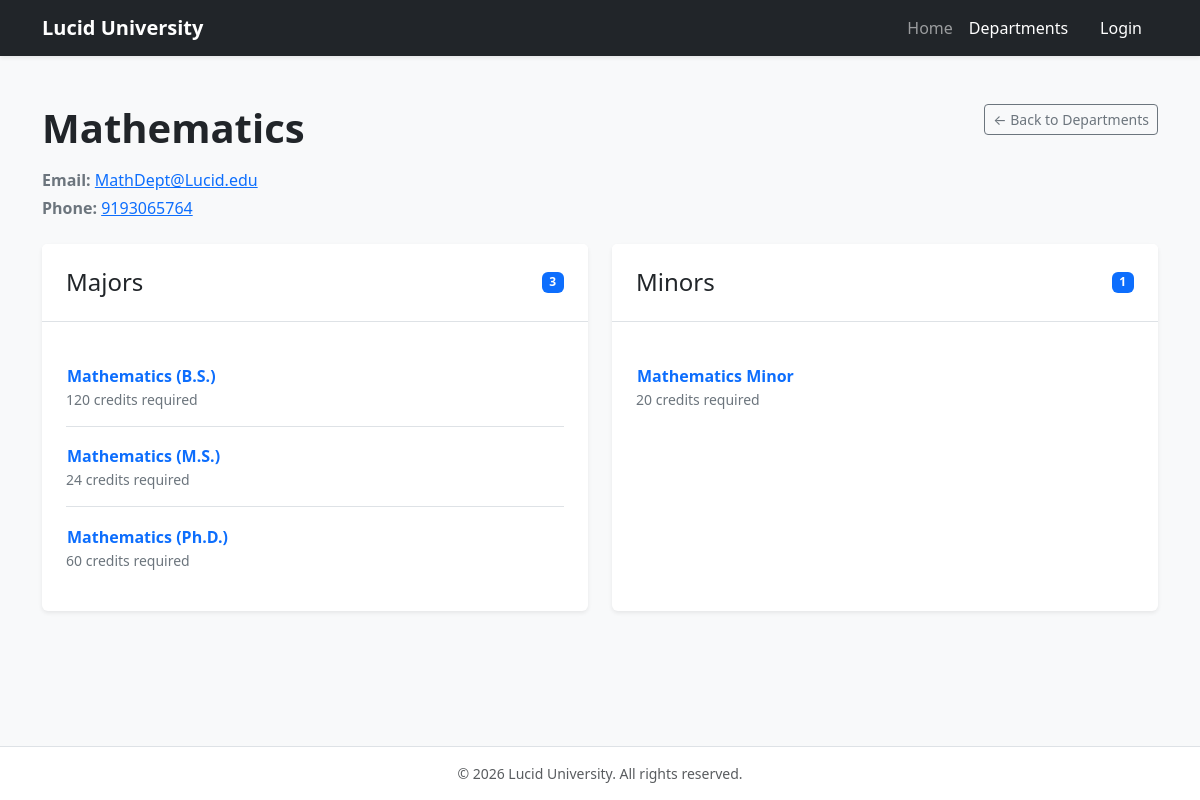
Page /department_details.php?department_id=5 on the committed database.
### tables this page shows
CREATE TABLE IF NOT EXISTS DEPARTMENT (
    Department_ID INT NOT NULL,
    Department_Name VARCHAR(100) NOT NULL,
    Department_Email VARCHAR(100) NOT NULL,
    Department_Phone VARCHAR(15) NOT NULL,
    Office_ID VARCHAR(15),
    Chair_ID INT,
    PRIMARY KEY (Department_ID),
    FOREIGN KEY (Office_ID) REFERENCES OFFICE(Office_ID) ON DELETE SET NULL,
    FOREIGN KEY (Chair_ID) REFERENCES FACULTY(Faculty_ID) ON DELETE SET NULL
);

CREATE TABLE IF NOT EXISTS MAJORS (
    Major_ID INT NOT NULL,
    Department_ID INT NOT NULL,
    Major_Name VARCHAR(100) NOT NULL,
    Program_Level ENUM('Undergraduate', 'Graduate', 'Ph.D.') NOT NULL DEFAULT 'Undergraduate',
    No_Credits_Required INT NOT NULL,
    PRIMARY KEY (Major_ID),
    FOREIGN KEY (Department_ID) REFERENCES DEPARTMENT(Department_ID) ON DELETE CASCADE
);

CREATE TABLE IF NOT EXISTS MINORS (
    Minor_ID INT NOT NULL,
    Department_ID INT NOT NULL,
    Minor_Name VARCHAR(100) NOT NULL,
    Program_Level ENUM('Undergraduate', 'Graduate', 'Ph.D.') NOT NULL DEFAULT 'Undergraduate',
    No_Credits_Required INT NOT NULL,
    PRIMARY KEY (Minor_ID),
    FOREIGN KEY (Department_ID) REFERENCES DEPARTMENT(Department_ID) ON DELETE CASCADE
);

### includes/department_helpers.php (called while the page is built, shortened)
<?php
require_once __DIR__ . '/ui_helpers.php';
function getDepartmentById(mysqli $conn, int $departmentId): ?array
{
    $stmt = $conn->prepare(
        'SELECT Department_ID, Department_Name, Department_Email, Department_Phone
         FROM DEPARTMENT
         WHERE Department_ID = ?'
    );
    $stmt->bind_param('i', $departmentId);
    $stmt->execute();
    $department = $stmt->get_result()->fetch_assoc();
    return $department ?: null;
}
function getMajorsByDepartment(mysqli $conn, int $departmentId): array
{
    $stmt = $conn->prepare(
        'SELECT Major_ID, Major_Name, No_Credits_Required
         FROM MAJORS
         WHERE Department_ID = ?
         ORDER BY Major_Name ASC'
    );
    $stmt->bind_param('i', $departmentId);
    $stmt->execute();
    $majors = $stmt->get_result()->fetch_all(MYSQLI_ASSOC);
    return $majors;
}
function getMinorsByDepartment(mysqli $conn, int $departmentId): array
{
    $stmt = $conn->prepare(
        'SELECT Minor_ID, Minor_Name, No_Credits_Required
         FROM MINORS
         WHERE Department_ID = ?
         ORDER BY Minor_Name ASC'
    );
    $stmt->bind_param('i', $departmentId);
    $stmt->execute();
    $minors = $stmt->get_result()->fetch_all(MYSQLI_ASSOC);
    return $minors;
}

### includes/ui_helpers.php (called while the page is built, shortened)
<?php
function escapeHtml(mixed $value): string {
    return htmlspecialchars((string)$value, ENT_QUOTES, 'UTF-8');
}

### department_details.php (shortened to what this page needs)
<?php
require_once __DIR__ . '/includes/department_helpers.php';
$department = null;
$majors = [];
$minors = [];
$errorMessage = null;
$departmentId = filter_input(
    INPUT_GET,
    'department_id',
    FILTER_VALIDATE_INT,
    ['options' => ['min_range' => 1]]
);
if ($departmentId === null || $departmentId === false) {
    http_response_code(400);
    $errorMessage = 'Please select a valid department from the department directory.';
} else {
    try {
        require_once __DIR__ . '/db_connect.php';
        $department = getDepartmentById($conn, $departmentId);
        if ($department === null) {
            http_response_code(404);
            $errorMessage = 'That department could not be found.';
        } else {
            $majors = getMajorsByDepartment($conn, $departmentId);
            $minors = getMinorsByDepartment($conn, $departmentId);
        }
    } catch (Throwable $e) {
        error_log('Department details error: ' . $e->getMessage());
        http_response_code(503);
        $errorMessage = 'Department information is temporarily unavailable. Please try again later.';
    }
}
?>
<!DOCTYPE html>
<html lang="en">
<head>
    <link href="https://cdn.jsdelivr.net/npm/bootstrap@5.3.3/dist/css/bootstrap.min.css" rel="stylesheet">
</head>
<body class="bg-light d-flex flex-column min-vh-100">
    <nav class="navbar navbar-expand-lg navbar-dark bg-dark shadow-sm">
        <div class="container">
            <a class="navbar-brand fw-bold" href="index.html">Lucid University</a>
            <div class="collapse navbar-collapse" id="publicNav">
                <ul class="navbar-nav ms-auto mb-2 mb-lg-0">
                    <li class="nav-item">
                        <a class="nav-link" href="index.html">Home</a>
                    </li>
                    <li class="nav-item">
                        <a class="nav-link active" aria-current="page" href="view_departments.php">Departments</a>
                    </li>
                    <li class="nav-item">
                        <a class="nav-link btn btn-outline-light btn-sm ms-lg-2 px-3 text-white" href="login.php">Login</a>
                    </li>
                </ul>
            </div>
        </div>
    </nav>
    <main class="container py-5 flex-grow-1">
        <?php if ($errorMessage !== null): ?>
            <div class="d-flex justify-content-end mb-4">
                <a href="view_departments.php" class="btn btn-outline-secondary btn-sm">&larr; Back to Departments</a>
            </div>
            <div class="alert alert-warning" role="alert"><?= escapeHtml($errorMessage) ?></div>
        <?php else: ?>
            <div class="d-flex flex-wrap justify-content-between align-items-start gap-2 mb-4">
                <div>
                    <h1 class="display-6 fw-bold text-dark mb-3"><?= escapeHtml($department['Department_Name']) ?></h1>
                    <p class="text-secondary mb-1">
                        <strong>Email:</strong>
                        <a href="mailto:<?= escapeHtml($department['Department_Email']) ?>">
                            <?= escapeHtml($department['Department_Email']) ?>
                        </a>
                    </p>
                    <p class="text-secondary mb-0">
                        <strong>Phone:</strong>
                        <a href="tel:<?= escapeHtml(preg_replace('/[^0-9+]/', '', $department['Department_Phone'])) ?>">
                            <?= escapeHtml($department['Department_Phone']) ?>
                        </a>
                    </p>
                </div>
                <a href="view_departments.php" class="btn btn-outline-secondary btn-sm">&larr; Back to Departments</a>
            </div>
            <div class="row g-4">
                <section class="col-lg-6" aria-labelledby="majors-heading">
                    <div class="card shadow-sm border-0 h-100">
                        <div class="card-header bg-white p-4 border-bottom d-flex justify-content-between align-items-center">
                            <h2 class="h4 mb-0" id="majors-heading">Majors</h2>
                            <span class="badge text-bg-primary"><?= count($majors) ?></span>
                        </div>
                        <div class="card-body p-4">
                            <?php if (empty($majors)): ?>
                                <p class="text-secondary mb-0">No majors are currently listed for this department.</p>
                            <?php else: ?>
                                <ul class="list-group list-group-flush">
                                    <?php foreach ($majors as $major): ?>
                                        <li class="list-group-item px-0 py-3">
                                            <button type="button"
                                                class="btn btn-link text-start text-decoration-none fw-semibold p-0"
                                                data-bs-toggle="modal"
                                                data-bs-target="#majorCoursesModal-<?= (int) $major['Major_ID'] ?>">
                                                <?= escapeHtml($major['Major_Name']) ?>
                                            </button>
                                            <div class="text-secondary small">
                                                <?= (int) $major['No_Credits_Required'] ?> credits required
                                            </div>
                                        </li>
                                    <?php endforeach; ?>
                                </ul>
                            <?php endif; ?>
                        </div>
                    </div>
                </section>
                <section class="col-lg-6" aria-labelledby="minors-heading">
                    <div class="card shadow-sm border-0 h-100">
                        <div class="card-header bg-white p-4 border-bottom d-flex justify-content-between align-items-center">
                            <h2 class="h4 mb-0" id="minors-heading">Minors</h2>
                            <span class="badge text-bg-primary"><?= count($minors) ?></span>
                        </div>
                        <div class="card-body p-4">
                            <?php if (empty($minors)): ?>
                                <p class="text-secondary mb-0">No minors are currently listed for this department.</p>
                            <?php else: ?>
                                <ul class="list-group list-group-flush">
                                    <?php foreach ($minors as $minor): ?>
                                        <li class="list-group-item px-0 py-3">
                                            <button type="button"
                                                class="btn btn-link text-start text-decoration-none fw-semibold p-0"
                                                data-bs-toggle="modal"
                                                data-bs-target="#minorCoursesModal-<?= (int) $minor['Minor_ID'] ?>">
                                                <?= escapeHtml($minor['Minor_Name']) ?>
                                            </button>
                                            <div class="text-secondary small">
                                                <?= (int) $minor['No_Credits_Required'] ?> credits required
                                            </div>
                                        </li>
                                    <?php endforeach; ?>
                                </ul>
                            <?php endif; ?>
                        </div>
                    </div>
                </section>
            </div>
        <?php endif; ?>
    </main>
    <footer class="bg-white border-top py-3 mt-auto">
        <div class="container text-center text-muted small">
            &copy; <?= date('Y') ?> Lucid University. All rights reserved.
        </div>
    </footer>
</body>
</html>

### rows in the picture
department: Department_Name "Mathematics", Department_Email "MathDept@Lucid.edu", Department_Phone "9193065764"
majors: Major_Name "Mathematics (B.S.)", No_Credits_Required "120"
majors: Major_Name "Mathematics (M.S.)", No_Credits_Required "24"
majors: Major_Name "Mathematics (Ph.D.)", No_Credits_Required "60"
minors: Minor_Name "Mathematics Minor", No_Credits_Required "20"

### other values in the picture
count($majors) "3"
count($minors) "1"
